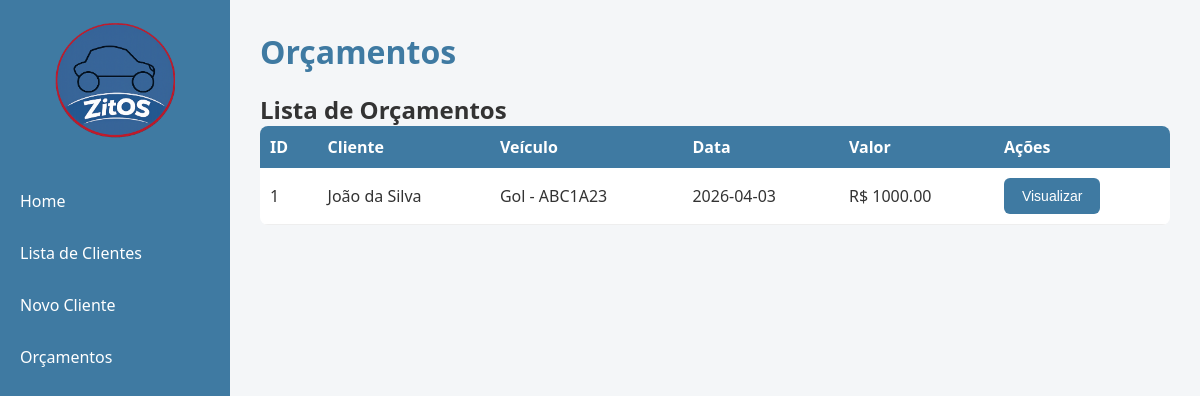
The app's page /orcamentos, older data.
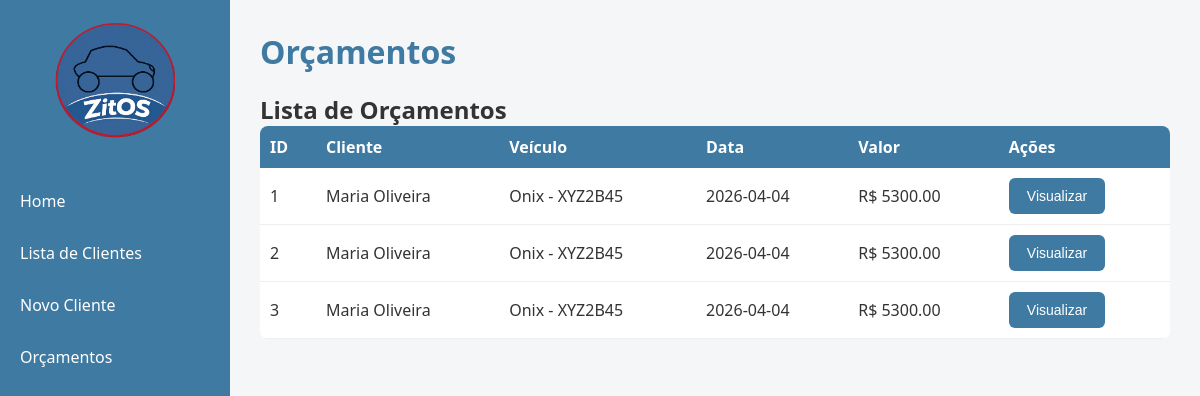
The same page, newer data.
### app/models.py (models this page shows)
class Orcamento(db.Model):
    __tablename__ = "orcamento"
    id_orcamento = db.Column(db.Integer, primary_key=True, autoincrement=True)
    id_veiculo = db.Column(db.Integer, db.ForeignKey("veiculos.id_veiculo"), nullable=False)
    dat_orcamento = db.Column(db.Date, nullable=False)
    bool_original = db.Column(db.Boolean, default=False)
    bool_logo_prensada = db.Column(db.Boolean, default=False)
    qtd_bancos = db.Column(db.Integer, default=0)
    qtd_apoio_cabeca = db.Column(db.Integer, default=0)
    bool_espuma = db.Column(db.Boolean, default=False)
    valor = db.Column(db.Numeric(10,2), nullable=False)
    obs = db.Column(db.Text)
    pedidos = db.relationship("Pedido", backref="orcamento", lazy=True)
    tecidos = db.relationship("OrcamentoTecido")
    costuras = db.relationship("OrcamentoCostura")
    cores = db.relationship("OrcamentoCor")
    espumas = db.relationship("OrcamentoEspuma")

class Cliente(db.Model):
    __tablename__ = "clientes"
    id_cliente = db.Column(db.Integer, primary_key=True, autoincrement=True)
    cod_cliente = db.Column(db.String(20), unique=True, nullable=False)
    nome = db.Column(db.String(120), nullable=False)
    telefones = db.relationship("TelefoneCliente", backref="cliente", lazy=True, cascade="all, delete-orphan")
    enderecos = db.relationship("EnderecoCliente", backref="cliente", lazy=True, cascade="all, delete-orphan")
    veiculos = db.relationship("Veiculo", backref="cliente", lazy=True, cascade="all, delete-orphan")

class Veiculo(db.Model):
    __tablename__ = "veiculos"
    id_veiculo = db.Column(db.Integer, primary_key=True, autoincrement=True)
    id_cliente = db.Column(db.Integer, db.ForeignKey("clientes.id_cliente"), nullable=False)
    placa = db.Column(db.String(7), unique=True, nullable=False)
    marca = db.Column(db.String(50), nullable=False)
    modelo = db.Column(db.String(80), nullable=False)
    ano = db.Column(db.Integer)
    cor = db.Column(db.String(30))
    orcamentos = db.relationship("Orcamento", backref="veiculo", lazy=True)

### app/routes.py (the view)
@main.route("/orcamentos")
def lista_orcamentos():
    orcamentos = Orcamento.query.order_by(Orcamento.dat_orcamento.desc()).all()
    return render_template(
        "lista_orcamentos.html",
        orcamentos=orcamentos
    )

### templates/lista_orcamentos.html (shortened to what this page needs)
{% extends "base.html" %}
{% block page_title %}
Orçamentos
{% endblock %}
{% block content %}
<h2>Lista de Orçamentos</h2>
<table>
<tr>
<th>ID</th>
<th>Cliente</th>
<th>Veículo</th>
<th>Data</th>
<th>Valor</th>
<th>Ações</th>
</tr>
{% for orcamento in orcamentos %}
<tr>
<td>{{ orcamento.id_orcamento }}</td>
<td>{{ orcamento.veiculo.cliente.nome }}</td>
<td>{{ orcamento.veiculo.modelo }} - {{ orcamento.veiculo.placa }}</td>
<td>{{ orcamento.dat_orcamento }}</td>
<td>R$ {{ orcamento.valor }}</td>
<td>
<a href="{{ url_for('main.visualizar_orcamento', id_orcamento=orcamento.id_orcamento) }}">
<button>Visualizar</button>
</a>
</td>
</tr>
{% endfor %}
</table>
{% endblock %}

### templates/base.html (shortened to what this page needs)
<!DOCTYPE html>
<html lang="pt-br">
<head>
    <link rel="stylesheet" href="{{ url_for('static', filename='css/estilo.css') }}">
</head>
<body>
<div class="container">
    <aside class="sidebar">
        <div class="logo">
            <img src="{{ url_for('static', filename='imagens/Identidade_visual/logo_aplicacao.png') }}" alt="logo_aplicacao">
        </div>
        <nav class="menu">
            <a href="{{ url_for('main.home') }}">
                Home
            </a>
            <a href="{{ url_for('main.listar_clientes') }}">
                Lista de Clientes
            </a>
            <a href="{{ url_for('main.cadastrar_cliente') }}">
                Novo Cliente
            </a>
            <a href="{{ url_for('main.lista_orcamentos') }}">
                Orçamentos
            </a>
        </nav>
    </aside>
    <main class="content">
        <header>
            <h1>{% block page_title %}Sistema{% endblock %}</h1>
        </header>
        {% block content %}
        {% endblock %}
    </main>
</div>
</body>
</html>

### static/css/estilo.css (style rules this page uses)
* { margin: 0; padding: 0; box-sizing: border-box; }
body { font-family: "Segoe UI", Arial, sans-serif; background-color: #f4f6f8; color: #333; }
.container { display: flex; min-height: 100vh; }
.sidebar { width: 230px; background-color: #3f7aa2; color: white; display: flex; flex-direction: column; padding-top: 20px; }
.sidebar .logo { text-align: center; margin-bottom: 30px; }
.sidebar .logo img { width: 120px; }
.menu { display: flex; flex-direction: column; }
.menu a { text-decoration: none; color: white; padding: 15px 20px; transition: 0.3s; font-weight: 500; }
.content { flex: 1; padding: 30px; }
h1 { margin-bottom: 20px; color: #3f7aa2; }
button, .btn { background-color: #3f7aa2; color: white; border: none; padding: 10px 18px; border-radius: 6px; cursor: pointer; font-size: 14px; transition: 0.3s; }
table { width: 100%; border-collapse: collapse; background: white; border-radius: 8px; overflow: hidden; }
th { background-color: #3f7aa2; color: white; padding: 10px; text-align: left; }
td { padding: 10px; border-bottom: 1px solid #eee; }

Row changes from the older to the newer data that the page shows:
changed Orcamento id 1: veiculo.cliente.nome "João da Silva" → "Maria Oliveira"; veiculo.modelo "Gol" → "Onix"; veiculo.placa "ABC1A23" → "XYZ2B45"; dat_orcamento "2026-04-03" → "2026-04-04"; valor "1000.00" → "5300.00"
added Orcamento: id_orcamento "2", veiculo.cliente.nome "Maria Oliveira", veiculo.modelo "Onix", veiculo.placa "XYZ2B45", dat_orcamento "2026-04-04", valor "5300.00"
added Orcamento: id_orcamento "3", veiculo.cliente.nome "Maria Oliveira", veiculo.modelo "Onix", veiculo.placa "XYZ2B45", dat_orcamento "2026-04-04", valor "5300.00"
